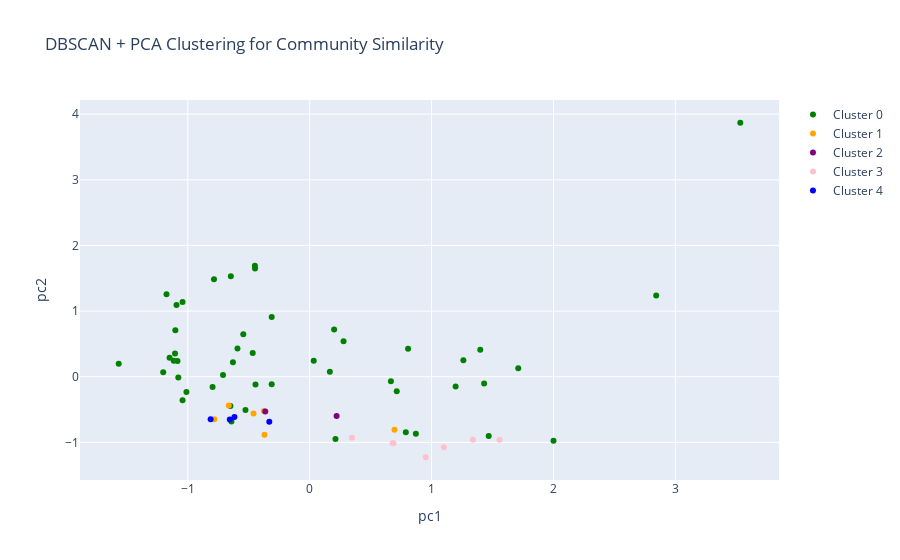

Write notebook code for a chart like this one.
### Markdown cell above
## Visualize DBSCAN

### Code cell
db_trace_0 = go.Scatter(
    x=dbscan_cluster_0['pca_1'],
    y=dbscan_cluster_0['pca_2'],
    mode='markers',
    text=dbscan_cluster_0.index,
    marker=dict(color='green'),
    name='Cluster 0'
)

db_trace_1 = go.Scatter(
    x=dbscan_cluster_1['pca_1'],
    y=dbscan_cluster_1['pca_2'],
    mode='markers',
    text=dbscan_cluster_1.index,
    marker=dict(color='orange'),
    name='Cluster 1'
)

db_trace_2 = go.Scatter(
    x=dbscan_cluster_2['pca_1'],
    y=dbscan_cluster_2['pca_2'],
    mode='markers',
    text=dbscan_cluster_2.index,
    marker=dict(color='purple'),
    name='Cluster 2'
)

db_trace_3 = go.Scatter(
    x=dbscan_cluster_3['pca_1'],
    y=dbscan_cluster_3['pca_2'],
    mode='markers',
    text=dbscan_cluster_3.index,
    marker=dict(color='pink'),
    name='Cluster 3'
)

db_trace_4 = go.Scatter(
    x=dbscan_cluster_4['pca_1'],
    y=dbscan_cluster_4['pca_2'],
    mode='markers',
    text=dbscan_cluster_4.index,
    marker=dict(color='blue'),
    name='Cluster 4'
)

title = 'DBSCAN + PCA Clustering for Community Similarity'

data = [db_trace_0, db_trace_1, db_trace_2, db_trace_3, db_trace_4]
layout = dict(title=title,
              xaxis=dict(title= 'pc1',ticklen=5,zeroline=False),
              yaxis=dict(title= 'pc2',ticklen=5,zeroline=False)
             )

fig = dict(data=data, layout=layout)

iplot(fig)

### Figure 1 — Plotly figure (JSON) as saved in the notebook; plotly's stock layout.template omitted (floating-point values rounded to 4 significant figures)
{"data": [{"marker": {"color": "green"}, "mode": "markers", "name": "Cluster 0", "text": ["!Kung San (Ju/hoansi)", "Aedui (Celtic Oppida)", "Akha", "Amalfi", "Assur", "Athens (Classical Period)", "Babylonia", "Carthage", "Central African communities", "China (Spring and Autumn)", "Communes (Medieval Europe)", "Dutch Republic", "Egypt ", "England (Anglo Saxon)", "G/wi", "Greek democracies", "Greek oligarchies", "Haudenosanee (Iroquois)", "Hausa City-States", "Hmong villages", "Huron", "Iceland ", "Igbo People", "Ijo of the Eastern Niger Delta", "Japan (Early Modern)", "Kachin gumlao", "Khasi", "M’zab", "Makah", "Mari ", "Minangkabau", "Mohave", "Mongol Nomads", "Mosuo", "Nambikuara", "Natchez people", "Negara Ubud", "Nlaka'pamux", "Oaxaca", "Pathan Hill Tribes/Pashtuns", "Pomo", "Rome (republic)", "Russian Communes", "Samoa", "Switzerland", "Tlaxcala", "Venice", "Wendat (Huron)"], "type": "scatter", "x": [-1.043, 0.7886, -1.043, 1.197, 1.431, 3.533, 0.2114, 0.7143, -1.567, -0.5924, 0.8072, 1.261, -0.4484, 0.6663, -0.4674, 2.843, 0.871, -1.093, -0.6419, -1.115, -1.175, 1.711, -0.3116, -0.5268, -0.6297, -1.078, -1.105, -0.3119, -0.5448, -0.6503, -0.4496, -0.7966, -0.4445, -1.202, -1.011, -0.711, -0.6469, -1.102, 0.2003, -0.7853, -1.085, 1.469, 0.1655, 0.2777, 1.399, 0.03317, 2.0, -1.149], "y": [1.141, -0.8468, -0.3562, -0.1477, -0.1028, 3.869, -0.9496, -0.2199, 0.1965, 0.4306, 0.4255, 0.2505, 1.649, -0.06869, 0.363, 1.238, -0.8696, 1.093, -0.6819, 0.2422, 1.255, 0.1305, 0.912, -0.5065, 0.2227, -0.01037, 0.3533, -0.1143, 0.6468, -0.4439, 1.692, -0.1567, -0.1196, 0.06781, -0.2332, 0.02629, 1.53, 0.7097, 0.7191, 1.485, 0.2407, -0.9015, 0.07815, 0.5394, 0.4126, 0.2433, -0.9749, 0.2915]}, {"marker": {"color": "orange"}, "mode": "markers", "name": "Cluster 1", "text": ["Arab nomads", "Aztec City-States", "Ebla ", "Mixtec City-States", "Phoenicia", "Sippar"], "type": "scatter", "x": [-0.664, -0.7822, -0.3709, -0.461, -0.3752, 0.6956], "y": [-0.4385, -0.6481, -0.8816, -0.5611, -0.5224, -0.8062]}, {"marker": {"color": "purple"}, "mode": "markers", "name": "Cluster 2", "text": ["Circassians", "Nebelivka"], "type": "scatter", "x": [-0.3641, 0.2208], "y": [-0.5302, -0.5959]}, {"marker": {"color": "pink"}, "mode": "markers", "name": "Cluster 3", "text": ["Cologne", "Genoa (doge)", "Genoa (podesta)", "Imperial and Free Towns of the Holy Roman Empire", "Latium", "Pisa", "Siena"], "type": "scatter", "x": [0.681, 1.557, 0.9517, 0.3465, 1.101, 0.6881, 1.339], "y": [-1.012, -0.9607, -1.226, -0.9275, -1.073, -1.014, -0.9578]}, {"marker": {"color": "blue"}, "mode": "markers", "name": "Cluster 4", "text": ["Indian Republics (Aristocratic Oligarchy)", "Tai Muang", "Indian Republics (C+A)", "Indian Republics (Assembly&Kings)"], "type": "scatter", "x": [-0.8127, -0.6555, -0.6175, -0.3314], "y": [-0.6452, -0.6504, -0.6138, -0.6858]}], "layout": {"title": {"text": "DBSCAN + PCA Clustering for Community Similarity"}, "xaxis": {"ticklen": 5, "title": {"text": "pc1"}, "zeroline": false}, "yaxis": {"ticklen": 5, "title": {"text": "pc2"}, "zeroline": false}}}
